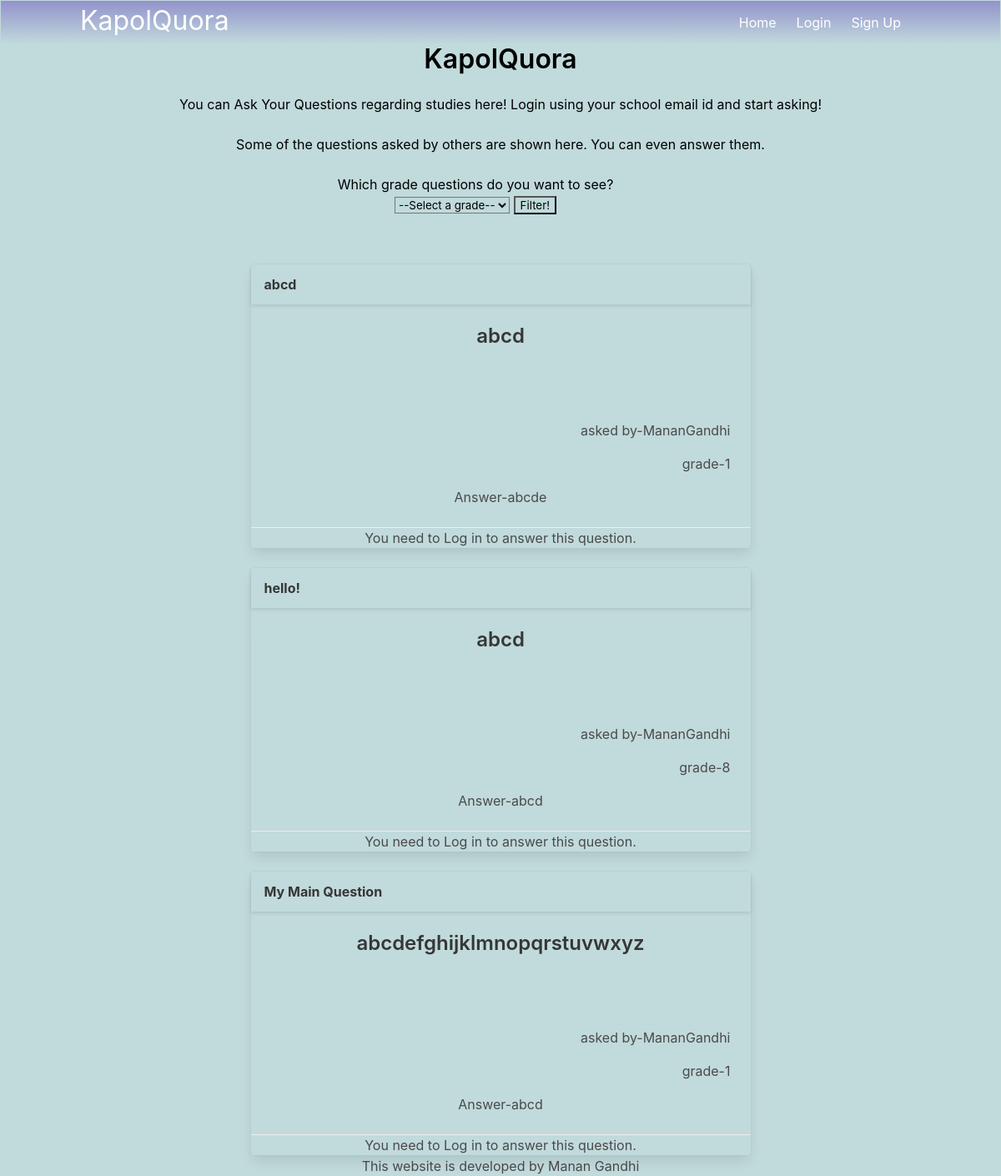
Before: / with the older database file.
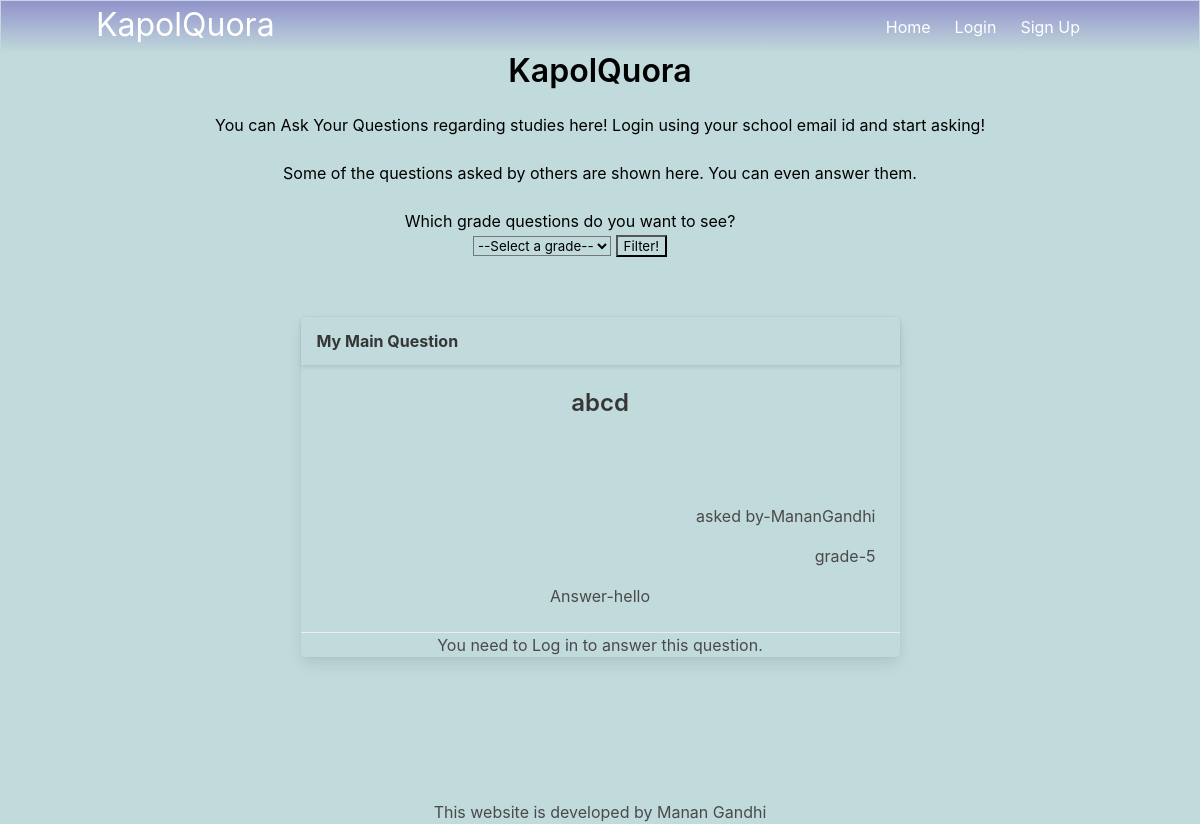
After: the same page with the newer database file.
### models.py (models this page shows)
class Questions(db.Model):
    sno=db.Column(db.Integer, primary_key=True)
    question=db.Column(db.String(1000))
    description=db.Column(db.String(100000))
    author=db.Column(db.String(1000))
    std=db.Column(db.Integer())
    answer=db.Column(db.String(100000))

### main.py (the view)
@main.route('/')
def index():
    return render_template('index.html', data=Questions.query.all()[::-1])

### templates/index.html (shortened to what this page needs)
{% extends "base.html" %}
{% block content %}
<div style="position:relative; top:0%; text-align: center;">
<h1 class="title" style="color:black">KapolQuora</h1>
<h2 style="color:black">You can Ask Your Questions regarding studies here! Login using your school email id and start asking!</h2><br>
<h5 style="color:black">Some of the questions asked by others are shown here. You can even answer them.</h5><br>
<form action="/" method="POST">
<div style="margin:auto; padding-right:5%; padding-bottom: 3%;">
  <p style="color:black">Which grade questions do you want to see?</p>
    <select id="std" name="std" style="background-color: transparent">
        <option disabled selected>--Select a grade--</option>
    </select>
    <input style="background-color: transparent;" type="submit" value="Filter!">
</div>
</form>
{% if data %}
{% for x in data %}
<br>
<div class="card" style="text-align: center; margin:auto; width: 50%; background-color: transparent;">
    <div class="card-header" style="align-content: center;">
      <p class="card-header-title" style="align-content: center;">
        {{x.question}}
      </p>
    </div>
    <div class="card-content">
      <div class="content">
            <h3>{{x.description}}</h3>
        <br><br><br>
            <p style="text-align:end">asked by-{{x.author}}</p>
            <p style="text-align:end">grade-{{x.std}}</p>
            {% if x.answer %}
              <p>Answer-{{x.answer}}</p>
            {% endif %}
      </div>
    </div>
    {% if current_user.is_authenticated and x.answer %}
    {% elif current_user.is_authenticated %}
    <footer class="card-footer" id="answers-area-{{x.sno}}"><button onclick="answer({{x.sno}})" class="card-footer-item" style="background-color: transparent;">Answer!</button><button onclick="report({{x.sno}})" class="card-footer-item" style="background-color: transparent;">Report</button></footer>
    {% else %}
    <footer class="card-footer"><p style="text-align: center; margin:auto;">You need to Log in to answer this question.</p></footer>
    {% endif %}
  </div>
</div>
{% endfor %}
{% else %}
    <h4 style="padding-top:10px; color:black">No questions are asked till now! Add one yourself.</h4>
{% endif %}
{% endblock %}

### templates/base.html (shortened to what this page needs)
<!DOCTYPE html>
<html>
<head>
    <link rel="stylesheet" href="https://cdnjs.cloudflare.com/ajax/libs/bulma/0.7.2/css/bulma.min.css" />
</head>
<body >
    <section class="hero is-primary is-fullheight" style="background-color: rgb(193, 218, 219); padding: 1px;">
        <div class="hero-head">
            <nav class="navbar" style="background-image: linear-gradient( rgb(146, 146, 204), rgb(193, 218, 219));">
                <div class="container">
                    <div class="navbar-brand">
                        <a class="navbar-brand" style="font-size:xx-large;" href="{{url_for('main.index')}}">KapolQuora</a>
                    </div>
                    <div id="navid" class="navbar-menu" style="background-color: transparent;">
                        <div class="navbar-end">
                            <a href="{{ url_for('main.index') }}" class="navbar-item">
                                Home
                            </a>
                            {% if not current_user.is_authenticated %}
                            <a href="{{ url_for('auth.login') }}" class="navbar-item">
                                Login
                            </a>
                            <a href="{{ url_for('auth.signup') }}" class="navbar-item">
                                Sign Up
                            </a>
                            {% endif %}
                        </div>
                    </div>
                </div>
            </nav>
            {% block content %}
            {% endblock %}
        </div>
    </section>
		<footer style="text-align: center; background-color: rgb(193, 218, 219);">This website is developed by Manan Gandhi</footer>
</body>
</html>

### templates/base.html (style rules this page uses)
html { --scrollbarBG: transparent; --thumbBG: #90A4AE; }

Changed rows visible on the page:
removed Questions: question "abcd", description "abcd", author "MananGandhi", std "1", answer "abcde"
removed Questions: question "hello!", description "abcd", author "MananGandhi", std "8", answer "abcd"
changed Questions "abcd": description "abcdefghijklmnopqrstuvwxyz" → "abcd"; std "1" → "5"; answer "abcd" → "hello"
